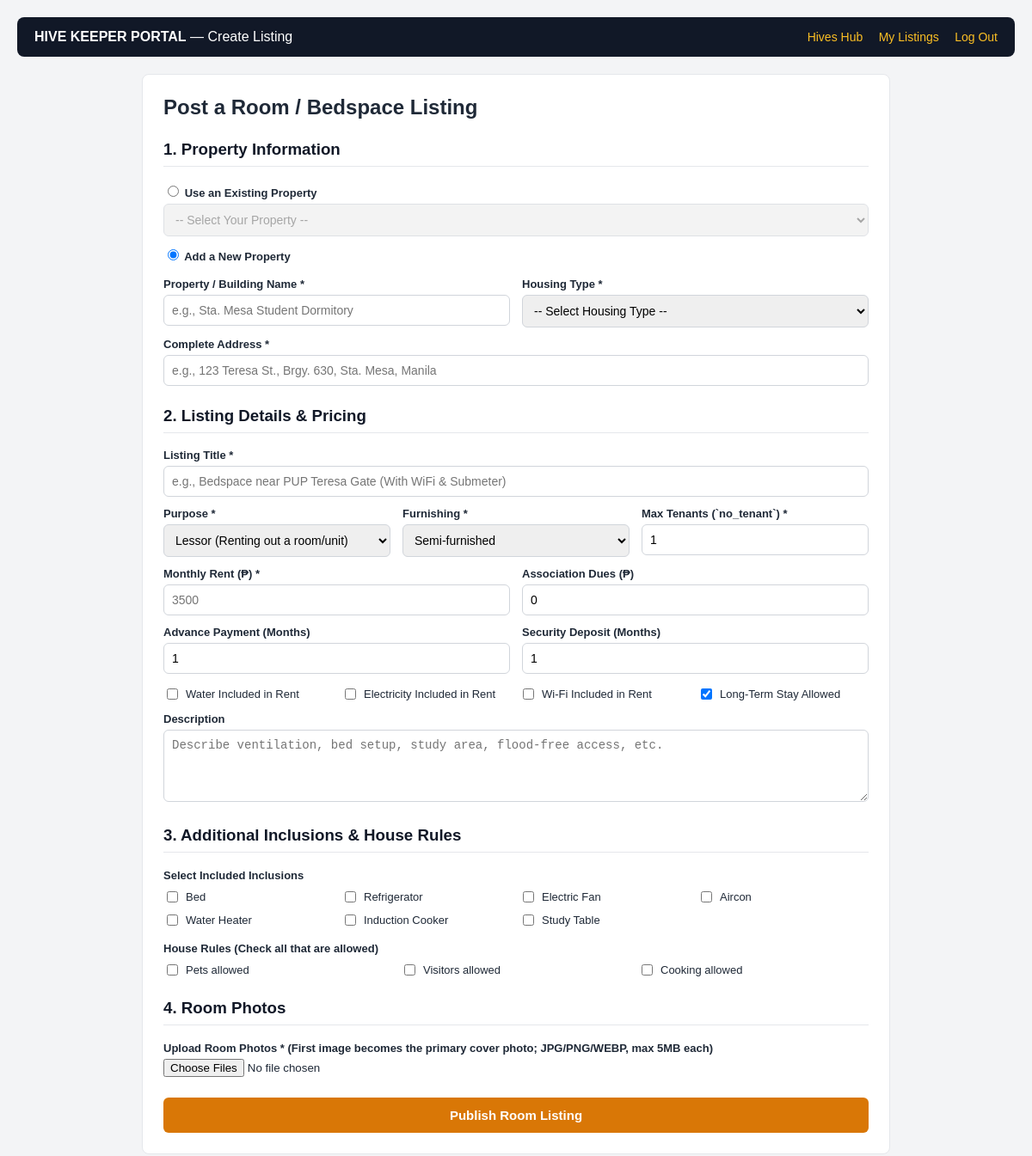
The app's page /post_listing.php (signed in) with its own data.
### tables this page shows
CREATE TABLE `inclusion` (
  `inclusion_id` int(11) NOT NULL AUTO_INCREMENT,
  `inclusion_name` varchar(100) NOT NULL,
  PRIMARY KEY (`inclusion_id`),
  UNIQUE KEY `amenity_name` (`inclusion_name`)
);

CREATE TABLE `house_rule` (
  `rule_id` int(11) NOT NULL AUTO_INCREMENT,
  `rule_name` varchar(100) NOT NULL,
  PRIMARY KEY (`rule_id`),
  UNIQUE KEY `rule_name` (`rule_name`)
);

### post_listing.php (the view, shortened to what this page needs)
<?php
require_once 'db_connect.php';
$keeper_id = (int) $_SESSION['user_id'];
$inclusions    = $conn->query("SELECT inclusion_id, inclusion_name FROM inclusion ORDER BY inclusion_id ASC")->fetch_all(MYSQLI_ASSOC);
$house_rules   = $conn->query("SELECT rule_id, rule_name FROM house_rule ORDER BY rule_id ASC")->fetch_all(MYSQLI_ASSOC);
$prop_stmt = $conn->prepare("
    SELECT DISTINCT p.property_id, p.name, p.address
    FROM property p
    JOIN listing l ON p.property_id = l.property_id
    WHERE l.keeper_id = ?
    ORDER BY p.property_id DESC
");
$prop_stmt->bind_param("i", $keeper_id);
$prop_stmt->execute();
$existing_properties = $prop_stmt->get_result()->fetch_all(MYSQLI_ASSOC);
?>
<!DOCTYPE html>
<html lang="en">
<head>
</head>
<body>
<div class="topbar">
    <div><strong>HIVE KEEPER PORTAL</strong> — Create Listing</div>
    <div>
        <a href="hives_hub.php">Hives Hub</a>
        <a href="my_listings.php">My Listings</a>
        <a href="logout.php">Log Out</a>
    </div>
</div>
<div class="container">
    <h2>Post a Room / Bedspace Listing</h2>
    <form method="POST" enctype="multipart/form-data">
        <h3>1. Property Information</h3>
        <?php if (!empty($existing_properties)): ?>
            <label><input type="radio" name="property_mode" value="existing" onclick="togglePropertyMode('existing')"> Use an Existing Property</label>
            <select name="existing_property_id" id="existingPropSelect" disabled>
                <option value="">-- Select Your Property --</option>
            </select>
            <label><input type="radio" name="property_mode" value="new" checked onclick="togglePropertyMode('new')"> Add a New Property</label>
        <?php else: ?>
            <input type="hidden" name="property_mode" value="new">
        <?php endif; ?>
        <div id="newPropertyFields">
            <div class="grid-2">
                <div>
                    <label>Property / Building Name *</label>
                    <input type="text" name="property_name" placeholder="e.g., Sta. Mesa Student Dormitory">
                </div>
                <div>
                    <label>Housing Type *</label>
                    <select name="type_id">
                        <option value="">-- Select Housing Type --</option>
                    </select>
                </div>
            </div>
            <label>Complete Address *</label>
            <input type="text" name="address" placeholder="e.g., 123 Teresa St., Brgy. 630, Sta. Mesa, Manila">
        </div>
        <h3>2. Listing Details & Pricing</h3>
        <label>Listing Title *</label>
        <input type="text" name="title" placeholder="e.g., Bedspace near PUP Teresa Gate (With WiFi & Submeter)" required>
        <div class="grid-3">
            <div>
                <label>Purpose *</label>
                <select name="purpose">
                    <option value="Lessor">Lessor (Renting out a room/unit)</option>
                </select>
            </div>
            <div>
                <label>Furnishing *</label>
                <select name="furnish">
                    <option value="Semi-furnished" selected>Semi-furnished</option>
                </select>
            </div>
            <div>
                <label>Max Tenants (`no_tenant`) *</label>
                <input type="number" name="no_tenant" min="1" value="1" required>
            </div>
        </div>
        <div class="grid-2">
            <div>
                <label>Monthly Rent (₱) *</label>
                <input type="number" name="monthly_rent" min="500" step="50" placeholder="3500" required>
            </div>
            <div>
                <label>Association Dues (₱)</label>
                <input type="number" name="assoc_dues" min="0" step="50" value="0">
            </div>
        </div>
        <div class="grid-2">
            <div>
                <label>Advance Payment (Months)</label>
                <input type="number" name="advance_months" min="0" max="12" value="1">
            </div>
            <div>
                <label>Security Deposit (Months)</label>
                <input type="number" name="deposit_months" min="0" max="12" value="1">
            </div>
        </div>
        <div class="checkbox-grid" style="margin-top:14px;">
            <label><input type="checkbox" name="water_included" value="1"> Water Included in Rent</label>
            <label><input type="checkbox" name="electricity_included" value="1"> Electricity Included in Rent</label>
            <label><input type="checkbox" name="wifi_included" value="1"> Wi-Fi Included in Rent</label>
            <label><input type="checkbox" name="is_long_term" value="1" checked> Long-Term Stay Allowed</label>
        </div>
        <label>Description</label>
        <textarea name="description" rows="4" placeholder="Describe ventilation, bed setup, study area, flood-free access, etc."></textarea>
        <h3>3. Additional Inclusions & House Rules</h3>
        <?php if (!empty($inclusions)): ?>
            <label>Select Included Inclusions</label>
            <div class="checkbox-grid">
                <?php foreach ($inclusions as $inc): ?>
                    <label>
                        <input type="checkbox" name="inclusion_ids[]" value="<?= $inc['inclusion_id'] ?>">
                        <?= htmlspecialchars($inc['inclusion_name']) ?>
                    </label>
                <?php endforeach; ?>
            </div>
        <?php endif; ?>
        <?php if (!empty($house_rules)): ?>
            <label style="margin-top:16px;">House Rules (Check all that are allowed)</label>
            <div class="checkbox-grid">
                <?php foreach ($house_rules as $hr): ?>
                    <label>
                        <input type="checkbox" name="rule_ids[]" value="<?= $hr['rule_id'] ?>">
                        <?= htmlspecialchars($hr['rule_name']) ?>
                    </label>
                <?php endforeach; ?>
            </div>
        <?php endif; ?>
        <h3>4. Room Photos</h3>
        <label>Upload Room Photos * (First image becomes the primary cover photo; JPG/PNG/WEBP, max 5MB each)</label>
        <input type="file" name="room_photos[]" accept=".jpg,.jpeg,.png,.webp" multiple required>
        <button type="submit" class="btn-submit">Publish Room Listing</button>
    </form>
</div>
</body>
</html>

### post_listing.php (style rules this page uses)
body { font-family: Arial, sans-serif; margin: 0; padding: 20px; background: #f3f4f6; color: #1f2937; }
.topbar { display: flex; justify-content: space-between; align-items: center; background: #111827; color: #fff; padding: 14px 20px; border-radius: 8px; margin-bottom: 20px; }
.topbar a { color: #fbbf24; text-decoration: none; margin-left: 14px; font-size: 14px; }
.container { max-width: 820px; margin: 0 auto; background: #fff; padding: 24px; border-radius: 8px; border: 1px solid #e5e7eb; }
h2 { margin-top: 0; }
h3 { border-bottom: 1px solid #e5e7eb; padding-bottom: 8px; margin-top: 24px; color: #111827; }
.grid-2 { display: grid; grid-template-columns: 1fr 1fr; gap: 14px; }
.grid-3 { display: grid; grid-template-columns: 1fr 1fr 1fr; gap: 14px; }
label { display: block; font-size: 13px; font-weight: bold; margin-bottom: 5px; margin-top: 12px; }
input[type="text"], input[type="number"], select, textarea { width: 100%; padding: 9px; border: 1px solid #d1d5db; border-radius: 6px; box-sizing: border-box; font-size: 14px; }
.checkbox-grid { display: grid; grid-template-columns: repeat(auto-fit, minmax(180px, 1fr)); gap: 8px; margin-top: 8px; }
.checkbox-grid label { font-weight: normal; margin: 0; display: flex; align-items: center; gap: 6px; }
.btn-submit { background: #d97706; color: #fff; border: none; padding: 12px 20px; border-radius: 6px; font-size: 15px; font-weight: bold; cursor: pointer; margin-top: 24px; width: 100%; }

### records on screen
inclusion: inclusion_name "Bed"
inclusion: inclusion_name "Refrigerator"
inclusion: inclusion_name "Electric Fan"
inclusion: inclusion_name "Aircon"
inclusion: inclusion_name "Water Heater"
inclusion: inclusion_name "Induction Cooker"
inclusion: inclusion_name "Study Table"
house_rule: rule_name "Pets allowed"
house_rule: rule_name "Visitors allowed"
house_rule: rule_name "Cooking allowed"
